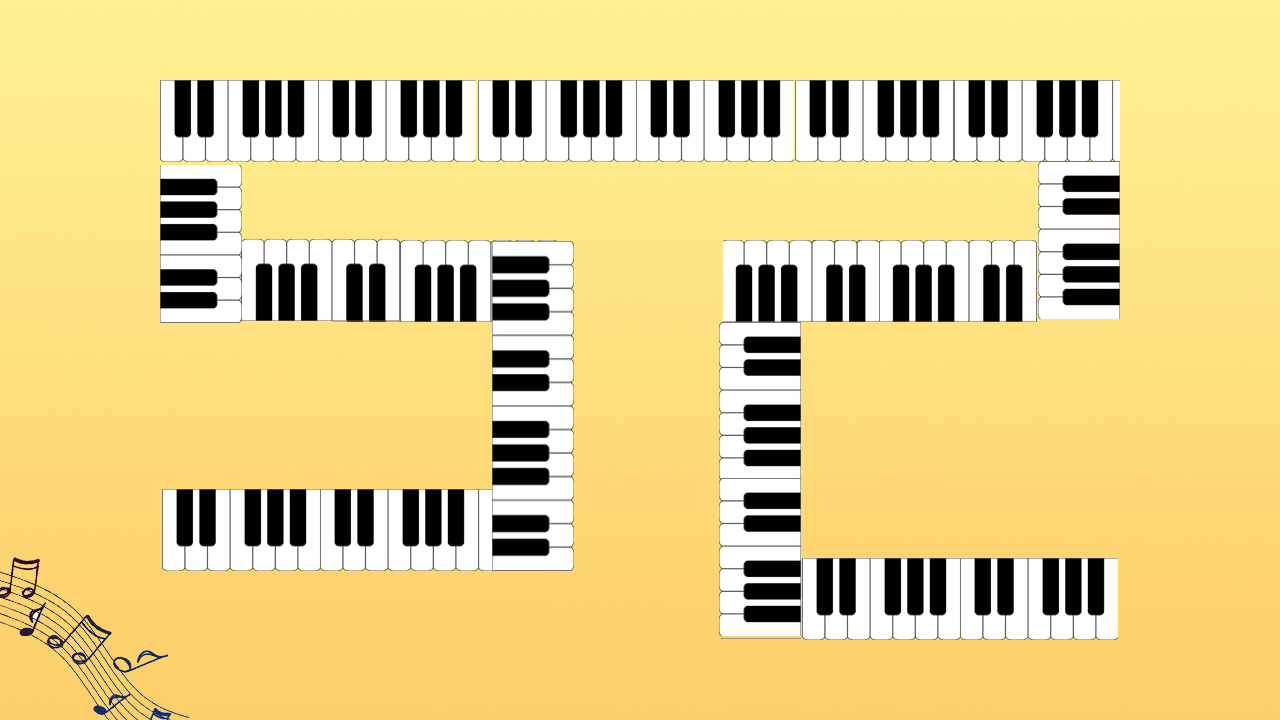

Below is a game level as drawn by its tile map, then a one-line description and the .tmx that defines it (tile-layer data replaced by summaries):
An orthogonal 16x9 tile map with 80x80 px tiles, 1 tile layer (块层 1) and 49 objects (enemy, baby, assistant).

<map version="1.0" orientation="orthogonal" width="16" height="9" tilewidth="80" tileheight="80">
 <tileset firstgid="1" name="3" tilewidth="80" tileheight="80">
  <image source="3.png" width="1280" height="720" />
 </tileset>
 <layer name="块层 1" width="16" height="9">
  <data>[144 cells, 144 non-empty, 144 distinct tile ids]</data>
 </layer>
 <objectgroup name="road" width="16" height="9" visible="0">
  <object x="768" y="560" width="348" height="76">
   <properties>
    <property name="direction" value="left" />
   </properties>
  </object>
  <object x="722" y="282" width="80" height="356">
   <properties>
    <property name="direction" value="up" />
   </properties>
  </object>
  <object x="720" y="240" width="358" height="82">
   <properties>
    <property name="direction" value="right" />
   </properties>
  </object>
  <object x="1040" y="122" width="78" height="200">
   <properties>
    <property name="direction" value="up" />
   </properties>
  </object>
  <object x="202" y="80" width="916" height="78">
   <properties>
    <property name="direction" value="left" />
   </properties>
  </object>
  <object x="160" y="80" width="80" height="204">
   <properties>
    <property name="direction" value="down" />
   </properties>
  </object>
  <object x="160" y="240" width="371" height="79">
   <properties>
    <property name="direction" value="right" />
   </properties>
  </object>
  <object x="491" y="239" width="80" height="284">
   <properties>
    <property name="direction" value="down" />
   </properties>
  </object>
  <object x="161" y="489" width="409" height="80">
   <properties>
    <property name="direction" value="left" />
   </properties>
  </object>
 </objectgroup>
 <objectgroup name="people" width="16" height="9" visible="0">
  <object name="enemy" x="1040" y="560" width="80" height="80" />
  <object name="baby" x="77" y="484" width="80" height="80" />
  <object name="assistant" x="160" y="507" width="33" height="36" />
 </objectgroup>
 <objectgroup name="tower" width="16" height="9">
  <object x="800" y="480" width="80" height="80">
   <properties>
    <property name="type" value="6,7,8" />
   </properties>
  </object>
  <object x="640" y="400" width="80" height="80">
   <properties>
    <property name="type" value="6,7,8" />
   </properties>
  </object>
  <object x="247" y="573" width="80" height="80">
   <properties>
    <property name="type" value="6,7,8" />
   </properties>
  </object>
  <object x="1120" y="240" width="80" height="80">
   <properties>
    <property name="type" value="6,7,8" />
   </properties>
  </object>
  <object x="400" y="160" width="80" height="80">
   <properties>
    <property name="type" value="6,7,8" />
   </properties>
  </object>
  <object x="800" y="160" width="80" height="80">
   <properties>
    <property name="type" value="6,7,8" />
   </properties>
  </object>
  <object x="327" y="573" width="80" height="80">
   <properties>
    <property name="type" value="6,7,8" />
   </properties>
  </object>
  <object x="407" y="573" width="80" height="80">
   <properties>
    <property name="type" value="6,7,8" />
   </properties>
  </object>
  <object x="487" y="573" width="80" height="80">
   <properties>
    <property name="type" value="6,7,8" />
   </properties>
  </object>
  <object x="1120" y="160" width="80" height="80">
   <properties>
    <property name="type" value="6,7,8" />
   </properties>
  </object>
  <object x="880" y="480" width="80" height="80">
   <properties>
    <property name="type" value="6,7,8" />
   </properties>
  </object>
  <object x="960" y="480" width="80" height="80">
   <properties>
    <property name="type" value="6,7,8" />
   </properties>
  </object>
  <object x="560" y="160" width="80" height="80">
   <properties>
    <property name="type" value="6,7,8" />
   </properties>
  </object>
  <object x="640" y="160" width="80" height="80">
   <properties>
    <property name="type" value="6,7,8" />
   </properties>
  </object>
  <object x="720" y="160" width="80" height="80">
   <properties>
    <property name="type" value="6,7,8" />
   </properties>
  </object>
  <object x="480" y="160" width="80" height="80">
   <properties>
    <property name="type" value="6,7,8" />
   </properties>
  </object>
  <object x="80" y="160" width="80" height="80">
   <properties>
    <property name="type" value="6,7,8" />
   </properties>
  </object>
  <object x="80" y="240" width="80" height="80">
   <properties>
    <property name="type" value="6,7,8" />
   </properties>
  </object>
 </objectgroup>
 <objectgroup name="barrier" width="16" height="9" visible="0">
  <object x="800" y="320" height="240" />
  <object x="800" y="560" width="320" />
  <object x="1120" y="560" height="80" />
  <object x="720" y="640" width="400" />
  <object x="720" y="240" height="400" />
  <object x="720" y="240" width="320" />
  <object x="1040" y="160" height="80" />
  <object x="240" y="160" width="800" />
  <object x="240" y="160" height="80" />
  <object x="240" y="240" width="336" />
  <object x="160" y="320" width="329" />
  <object x="160" y="80" height="240" />
  <object x="160" y="80" width="960" />
  <object x="1120" y="80" height="240" />
  <object x="800" y="320" width="320" />
  <object x="575" y="243" height="327" />
  <object x="101" y="487" width="389" height="3" />
  <object x="99" y="569" width="477" height="3" />
  <object x="491" y="321" height="167" />
 </objectgroup>
</map>
